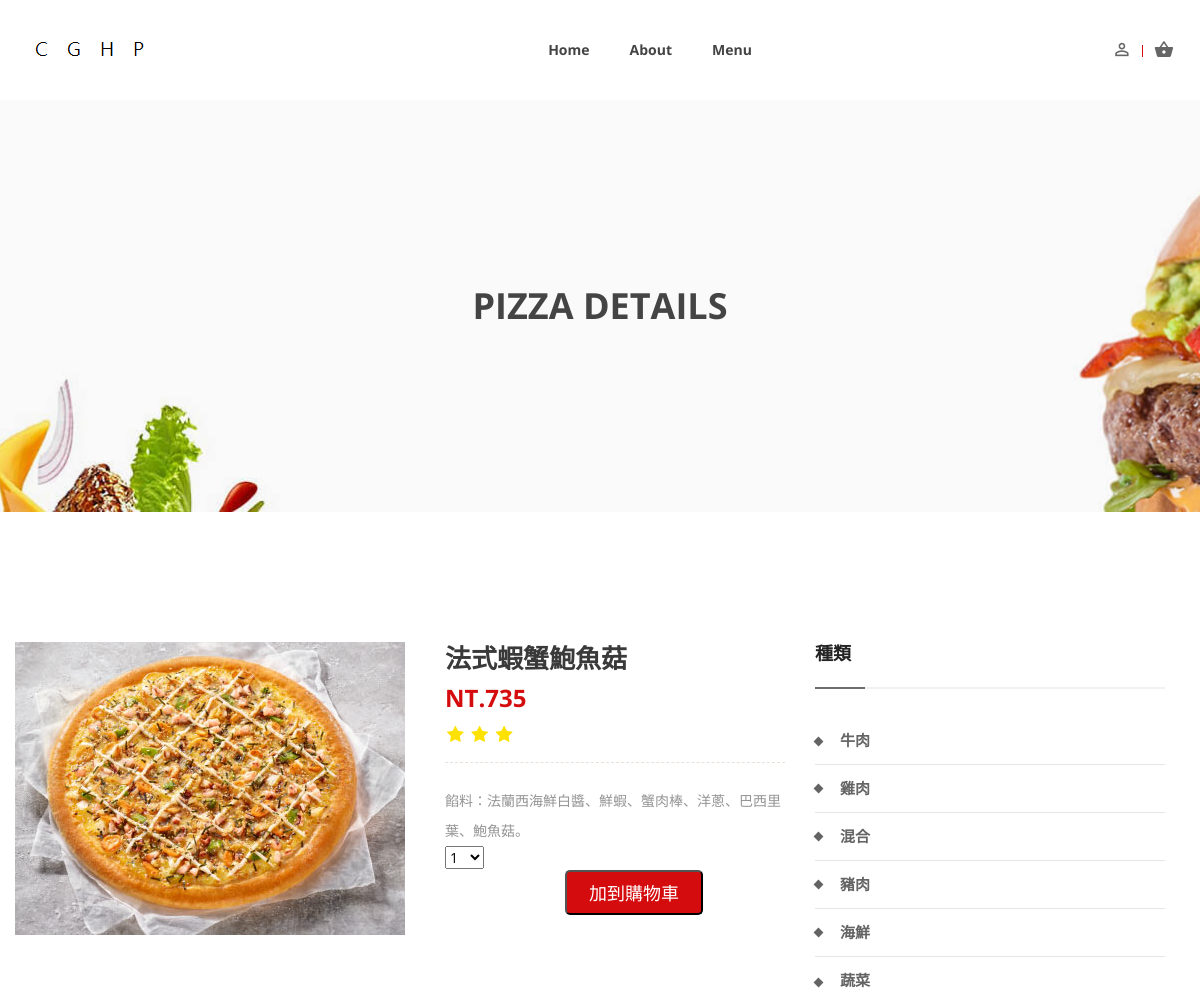
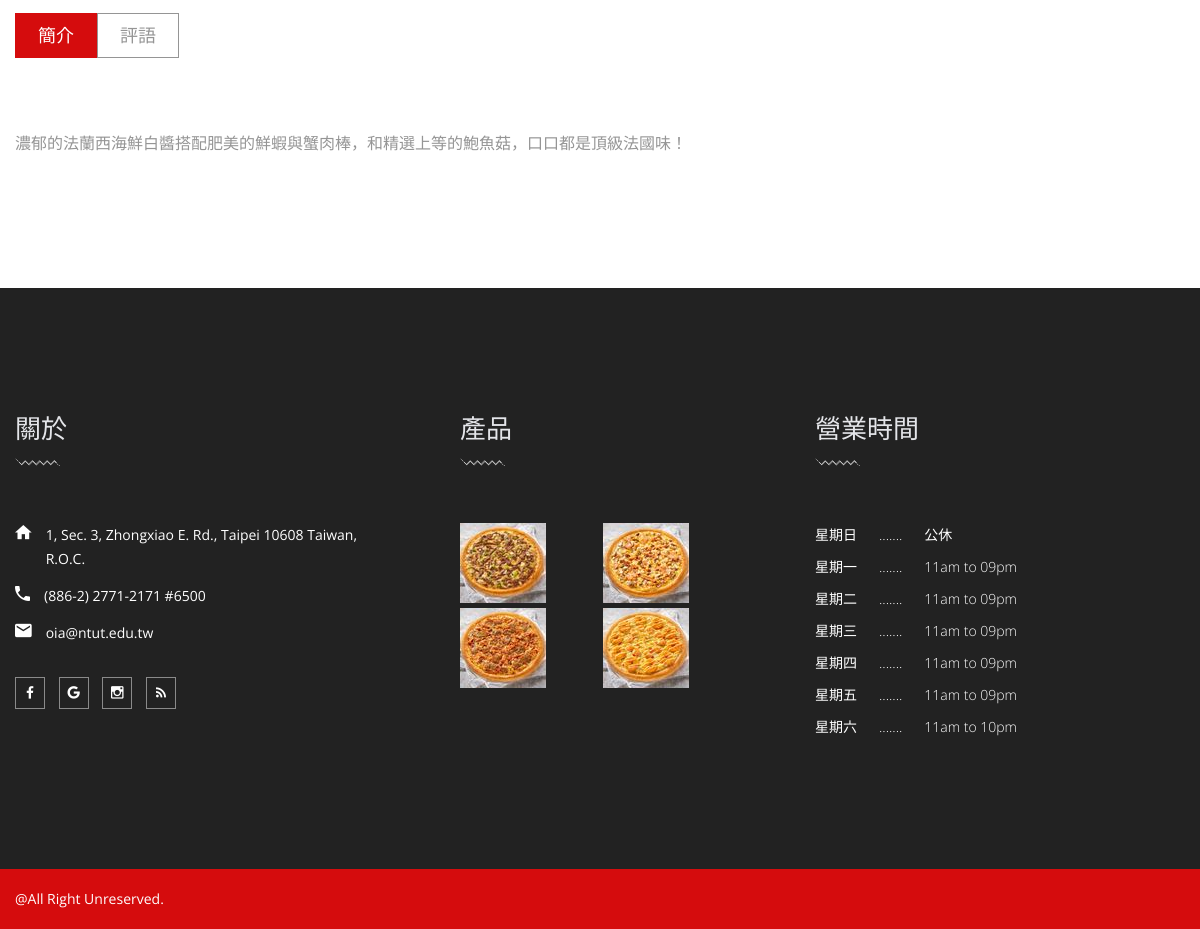
The page /menu/2/ on the database its author committed (2 pictures, top to bottom).
### PSMS/models.py (models this page shows, shortened)
class Pizza(models.Model):
    pizza_no = models.AutoField(
        verbose_name='披薩編號', primary_key=True, null=False)
    slug = models.SlugField(max_length=128,default='0')
    name = models.CharField(
        verbose_name='披薩名稱', max_length=20, null=False)
    element = models.TextField(
        verbose_name='披薩餡料', null=True)
    description = models.TextField(
        verbose_name='披薩描述', max_length=50)
    price = models.PositiveIntegerField(
        verbose_name='披薩價格', null=False)
    size = models.CharField(
        verbose_name='披薩尺寸', max_length=2, null=False)
    cost = models.PositiveIntegerField(
        verbose_name='披薩成本', null=False)
    in_stock = models.PositiveIntegerField(
        verbose_name='披薩庫存量', null=False)
    sales_volume = models.PositiveIntegerField(
        verbose_name='披薩銷售量', null=False, default=0)
    click_count = models.PositiveIntegerField(
        verbose_name='披薩點擊量', null=False, default=0)
    kind_chose = (
        ('Beef', '牛肉'),
        ('Chicken', '雞肉'),
        ('Mix', '混合'),
        ('Pork', '豬肉'),
        ('Seafood', '海鮮'),
        ('Vegetable', '蔬菜')
    )
    kind = models.CharField(
        verbose_name='種類', choices=kind_chose, max_length=10, null=True)
    stars = models.DecimalField(
        verbose_name='披薩評分', max_digits=1, decimal_places=0, null=False,
        validators=[MinValueValidator(1, '最低1分'), MaxValueValidator(5, '最多5分')])
    pic = models.ImageField(upload_to='pizza-imgae/', null=True)
    available = models.BooleanField(verbose_name='上架',default=False)
    def starsCounter(self):
        return range(int(self.stars))

### PSMS/views.py (the view)
# urls.py: path('<int:no>/', detail, name='detail'),
def detail(request, no):
    pizza = get_object_or_404(Pizza, pk=no)
    cates = pizza.kind_chose
    return render(request, 'menu-details.html', {'pizza':pizza, 'cates':cates})

### PSMS/templatetags/myrange.py (called while the page is built)
@register.filter
def myrange(value):
    return range(1, value+1)

### PSMS/templatetags/starsCount.py (called while the page is built)
@register.filter
def starsCount(pizza):
    return pizza.starsCounter()

### SCS/context_processors.py (called while the page is built)
def cart(request):
    return {'cart': Cart(request)}

### templates/menu-details.html (shortened to what this page needs)
{% extends 'base.html' %}
{% load static %}
{% load myrange %}
{% load starsCount %}
{% block content %}
<div class="ht__bradcaump__area bg-image--18">
  <div class="ht__bradcaump__wrap d-flex align-items-center">
    <div class="container">
      <div class="row">
        <div class="col-lg-12 col-md-12 col-sm-12">
          <div class="bradcaump__inner text-center">
            <h2 class="bradcaump-title">Pizza Details</h2>
          </div>
        </div>
      </div>
    </div>
  </div>
</div>
<section class="blog__list__view section-padding--lg menudetails-right-sidebar bg--white">
  <div class="container">
    <div class="row">
      <div class="col-lg-8 col-md-12 col-sm-12">
        <div class="food__menu__container">
          <div class="food__menu__inner d-flex flex-wrap flex-md-nowrap flex-lg-nowrap">
            <div class="food__menu__thumb">
              <img src="{{pizza.pic.url}}" alt="images">
            </div>
            <div class="food__menu__details">
              <div class="food__menu__content">
                <h2>{{pizza.name}}</h2>
                <ul class="food__dtl__prize d-flex">
                  <li>NT.{{pizza.price}}</li>
                </ul>
                <ul class="rating">
                    {% for star in pizza|starsCount %}
                    <li><i class="fa fa-star" aria-hidden="true"></i></li>
                    {% endfor %}
                </ul>
                <p>餡料：{{pizza.element}}</p>
                <div class="product-action-wrap">
                  <div class="product-quantity">
                    <form id='myform' method='POST' action="{% url 'cart_add' pizza.pizza_no %}">
                        <select name="quantity" id="quantity">
                          {% for i in pizza.in_stock|myrange %}
                            <option value="{{i}}">{{i}}</option>
                          {% endfor%}
                        </select>
                      <div class="product-quantity">
                        <div>
                          <div class="add__to__cart__btn">
                            <input class="food__btn" type="submit" value="加到購物車">
                          </div>
                        </div>
                      </div>
                    </form>
                  </div>
                </div>
              </div>
            </div>
          </div>
          <div class="menu__descrive__area">
            <div class="menu__nav nav nav-tabs" role="tablist">
              <a class="active" id="nav-all-tab" data-toggle="tab" href="#nav-all" role="tab">簡介</a>
              <a id="nav-breakfast-tab" data-toggle="tab" href="#nav-breakfast" role="tab">評語</a>
            </div>
            <div class="menu__tab__content tab-content" id="nav-tabContent">
              <div class="single__dec__content fade show active" id="nav-all" role="tabpanel">
                <p>{{pizza.description}}</p>
              </div>
            </div>
          </div>
        </div>
      </div>
      <div class="col-lg-4 col-md-12 col-sm-12 md--mt--40 sm--mt--40">
        <div class="food__sidebar">
          <div class="food__category__area ">
            <h4 class="side__title">種類</h4>
            <ul class="food__category">
              {% for cate in cates %}
                <li><a href="{% url 'menu' %}">{{ cate.1 }}</a></li>
              {% endfor %}
            </ul>
          </div>
        </div>
      </div>
    </div>
  </div>
</section>
{% endblock %}

### rows shown on the page
Pizza: pic (picture), name "法式蝦蟹鮑魚菇", price "735", stars 3 (drawn), element "法蘭西海鮮白醬、鮮蝦、蟹肉棒、洋蔥、巴西里葉、鮑魚菇。", quantity "1", description "濃郁的法蘭西海鮮白醬搭配肥美的鮮蝦與蟹肉棒，和精選上等的鮑魚菇，口口都是頂級法國味！"

### other values the page prints
{{ cate.1 }} "牛肉" "雞肉" "混合" "豬肉" "海鮮" "蔬菜"
